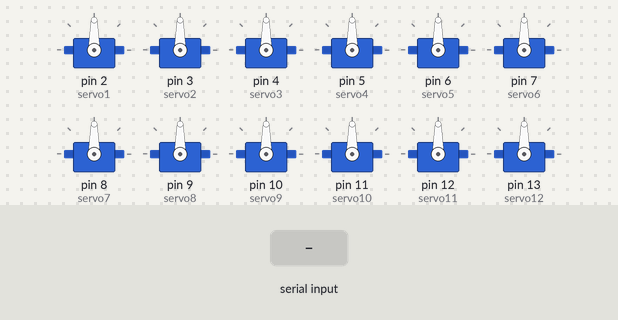
Bench run of a sketch on a simulated Arduino Uno, built with avr-gcc and run on an emulated ATmega328P. On the bench: 12 × servo. The test bench sets the inputs (shaded band). What the sketch prints to the serial monitor is not drawn.

Above: at 1.2 s.
1.3 s: "f" received over Serial
At 3.5 s:
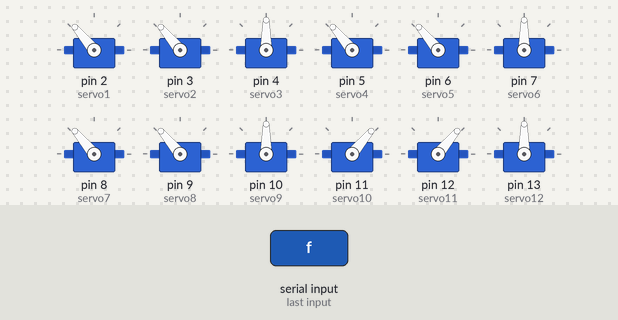
4.3 s: "1" received over Serial
At 4.5 s:
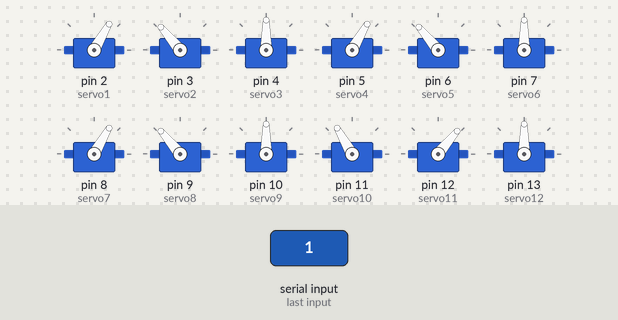
6.2 s: "2" received over Serial
At 7.3 s:
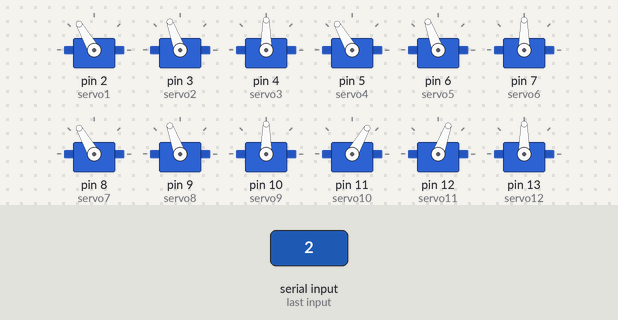
8.1 s: "3" received over Serial
At 9.7 s:
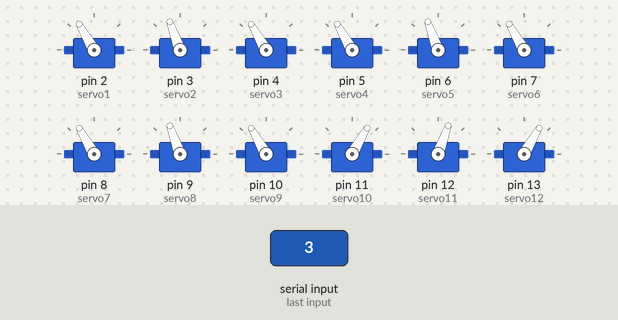
10.0 s: "b" received over Serial
At 10.3 s:
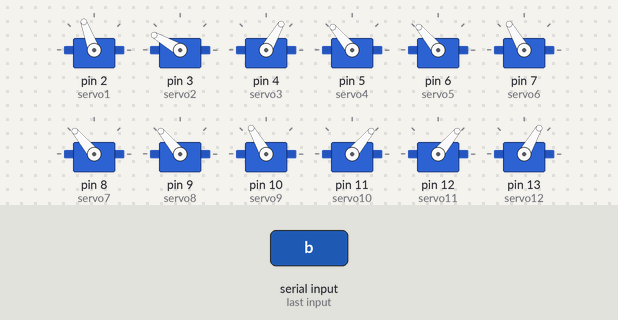
13.0 s: "l" received over Serial
At 13.3 s:
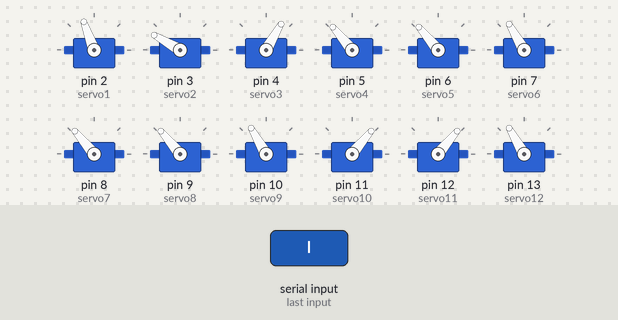
Timing chart, 0 to 16.0 s (numbered marks = the images above; inputs shaded):
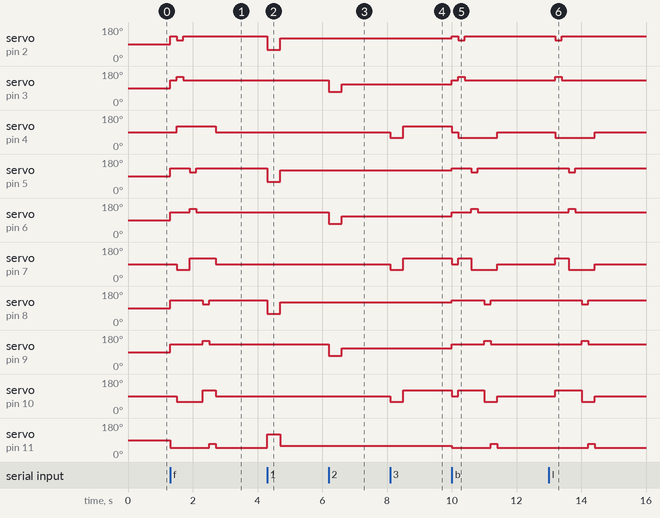

Measured:
- after the input at 1.3 s, servo on pin 2 (servo1): 90° → 130° at once, → 110° 0.20 s later, → 130° 0.20 s later; servo on pin 3 (servo2): 90° → 130° at once, → 150° 0.20 s later, → 130° 0.20 s later
- after the input at 4.3 s, servo on pin 2 (servo1), servo on pin 5 (servo4), servo on pin 8 (servo7): 130° → 60° at once, → 120° 0.40 s later; servo on pin 11 (servo10): 50° → 120° at once, → 60° 0.40 s later
- after the input at 6.2 s, servo on pin 3 (servo2), servo on pin 6 (servo5), servo on pin 9 (servo8): 130° → 70° at once, → 110° 0.40 s later; servo on pin 12 (servo11): 50° → 110° at once, → 70° 0.40 s later
- after the input at 8.1 s, servo on pin 4 (servo3), servo on pin 7 (servo6), servo on pin 10 (servo9): 90° → 60° at once, → 120° 0.40 s later; servo on pin 13 (servo12): 90° → 120° at once, → 60° 0.40 s later
- after the input at 10.0 s, servo on pin 2 (servo1): 120° → 130° at once, → 110° 0.20 s later, → 130° 0.20 s later; servo on pin 3 (servo2): 110° → 130° at once, → 150° 0.20 s later, → 130° 0.20 s later
- after the input at 13.0 s, servo on pin 2 (servo1): 130° → 110° after 0.20 s, → 130° 0.20 s later; servo on pin 3 (servo2): 130° → 150° after 0.20 s, → 130° 0.20 s later

The sketch:

Spider_18_DOF_2.ino
```cpp
// Spider 18 DOF version 2
// November 2015 by Bob Davis
// Mapped as D2 is servo1
// Mapped as D3 is servo2
// Etc.

#include <Servo.h>
// Define our Servo's
Servo servo1; // LF Lower Leg
Servo servo2; // LF Middle Leg
Servo servo3; // LF hip
Servo servo4; // LM Lower leg
Servo servo5; // LM Middle Leg
Servo servo6; // LM Hip
Servo servo7; // LR Lower Leg
Servo servo8; // LR Middle Leg
Servo servo9; // LR hip
Servo servo10; // RR Lower leg
Servo servo11; // RR Middle leg
Servo servo12; // RR hip
Servo servo13; // RM Lower Leg
Servo servo14; // RM Middle leg
Servo servo15; // RM hip
Servo servo16; // RF Lower leg
Servo servo17; // RF Middle Leg
Servo servo18; // RF hip
int twait=100; // Sets time delay between steps

int walkf[18][8] = {
// 0  Leg1 Leg6 Leg2 Leg5 Leg3 Leg4  0
{130, 110, 130, 130, 130, 130, 130, 130},
{130, 150, 130, 130, 130, 130, 130, 130},
{ 90, 120, 120, 120, 120, 120, 120,  90},
{130, 130, 130, 110, 130, 130, 130, 130},
{130, 130, 130, 150, 130, 130, 130, 130},
{ 90,  60,  60, 120, 120, 120, 120,  90},
{130, 130, 130, 130, 130, 110, 130, 130},
{130, 130, 130, 130, 130, 150, 130, 130},
{ 90,  60,  60,  60,  60, 120, 120,  90},
{ 50,  50,  50,  50,  50,  50,  70,  50},
{ 50,  50,  50,  50,  50,  50,  30,  50},
{ 90, 120, 120, 120, 120, 120,  60,  90},
{ 50,  50,  50,  50,  70,  50,  50,  50},
{ 50,  50,  50,  50,  30,  50,  50,  50},
{ 90, 120, 120, 120,  60,  60,  60,  90},
{ 50,  50,  70,  50,  50,  50,  50,  50},
{ 50,  50,  30,  50,  50,  50,  50,  50},
{ 90, 120,  60,  60,  60,  60,  60,  90},
};

int walkb[18][8] = {
// 0  Leg1 Leg6 Leg2 Leg5 Leg3 Leg4  0
{130, 110, 130, 130, 130, 130, 130, 130},
{130, 150, 130, 130, 130, 130, 130, 130},
{ 90,  60,  60,  60,  60,  60,  60,  90},
{130, 130, 130, 110, 130, 130, 130, 130},
{130, 130, 130, 150, 130, 130, 130, 130},
{ 90, 120, 120,  60,  60,  60,  60,  90},
{130, 130, 130, 130, 130, 110, 130, 130},
{130, 130, 130, 130, 130, 150, 130, 130},
{ 90, 120, 120, 120, 120,  60,  60,  90},
{ 50,  50,  50,  50,  50,  50,  70,  50},
{ 50,  50,  50,  50,  50,  50,  30,  50},
{ 90,  60,  60,  60,  60,  60, 120,  90},
{ 50,  50,  50,  50,  70,  50,  50,  50},
{ 50,  50,  50,  50,  30,  50,  50,  50},
{ 90,  60,  60,  60, 120, 120, 120,  90},
{ 50,  50,  70,  50,  50,  50,  50,  50},
{ 50,  50,  30,  50,  50,  50,  50,  50},
{ 90,  60, 120, 120, 120, 120, 120,  90},
};

int turnr[18][8] = {
// 0  Leg1 Leg6 Leg2 Leg5 Leg3 Leg4  0
{130, 110, 130, 130, 130, 130, 130, 130},
{130, 150, 130, 130, 130, 130, 130, 130},
{ 90, 120, 120, 120, 120, 120, 120,  90},
{130, 130, 130, 110, 130, 130, 130, 130},
{130, 130, 130, 150, 130, 130, 130, 130},
{ 90,  60,  60, 120, 120, 120, 120,  90},
{130, 130, 130, 130, 130, 110, 130, 130},
{130, 130, 130, 130, 130, 150, 130, 130},
{ 90,  60,  60,  60,  60, 120, 120,  90},
{ 50,  50,  50,  50,  50,  50,  70,  50},
{ 50,  50,  50,  50,  50,  50,  30,  50},
{ 90,  60,  60,  60,  60,  60, 120,  90},
{ 50,  50,  50,  50,  70,  50,  50,  50},
{ 50,  50,  50,  50,  30,  50,  50,  50},
{ 90,  60,  60,  60, 120, 120, 120,  90},
{ 50,  50,  70,  50,  50,  50,  50,  50},
{ 50,  50,  30,  50,  50,  50,  50,  50},
{ 90,  60, 120, 120, 120, 120, 120,  90},
};

int turnl[18][8] = {
// 0  Leg1 Leg6 Leg2 Leg5 Leg3 Leg4  0
{130, 110, 130, 130, 130, 130, 130, 130},
{130, 150, 130, 130, 130, 130, 130, 130},
{ 90,  60,  60,  60,  60,  60,  60,  90},
{130, 130, 130, 110, 130, 130, 130, 130},
{130, 130, 130, 150, 130, 130, 130, 130},
{ 90, 120, 120,  60,  60,  60,  60,  90},
{130, 130, 130, 130, 130, 110, 130, 130},
{130, 130, 130, 130, 130, 150, 130, 130},
{ 90, 120, 120, 120, 120,  60,  60,  90},
{ 50,  50,  50,  50,  50,  50,  70,  50},
{ 50,  50,  50,  50,  50,  50,  30,  50},
{ 90, 120, 120, 120, 120, 120,  60,  90},
{ 50,  50,  50,  50,  70,  50,  50,  50},
{ 50,  50,  50,  50,  30,  50,  50,  50},
{ 90, 120, 120, 120,  60,  60,  60,  90},
{ 50,  50,  70,  50,  50,  50,  50,  50},
{ 50,  50,  30,  50,  50,  50,  50,  50},
{ 90, 120,  60,  60,  60,  60,  60,  90},
};

void setup() {
  servo1.attach(2); // servo on digital pin 2
  servo2.attach(3); // servo on digital pin 3
  servo3.attach(4); // servo on digital pin 4
  servo4.attach(5); // servo on digital pin 5
  servo5.attach(6); // servo on digital pin 6
  servo6.attach(7); // servo on digital pin 7
  servo7.attach(8); // servo on digital pin 8
  servo8.attach(9); // servo on digital pin 9
  servo9.attach(10); // servo on digital pin 10
  servo10.attach(11); // servo on digital pin 11
  servo11.attach(12); // servo on digital pin 12
  servo12.attach(13); // servo on digital pin 13
  servo13.attach(14); // servo on digital pin 14-A0
  servo14.attach(15); // servo on digital pin 15-A1
  servo15.attach(16); // servo on digital pin 16-A2
  servo16.attach(17); // servo on digital pin 17-A3
  servo17.attach(18); // servo on digital pin 18-A4
  servo18.attach(19); // servo on digital pin 19-A5
  Serial.begin(9600);
  Serial.print("Ready");
}

void loop(){
  if ( Serial.available()) {
    char sinch = Serial.read();
    // Test out the servos 6 at a time
    switch(sinch) {
      case 'u': // rise up to 90 degrees
        servo1.write(90); servo2.write(90); servo3.write(90);
        servo4.write(90); servo5.write(90); servo6.write(90);
        servo7.write(90); servo8.write(90); servo9.write(90);
        servo10.write(90); servo11.write(90); servo12.write(90);
        servo13.write(90); servo14.write(90); servo15.write(90);
        servo16.write(90); servo17.write(90); servo18.write(90);
        break;
      case 'd': // Return to down position
        servo1.write(130); servo2.write(130); servo3.write(90);
        servo4.write(130); servo5.write(130); servo6.write(90);
        servo7.write(130); servo8.write(130); servo9.write(90);
        servo10.write(50); servo11.write(50); servo12.write(90);
        servo13.write(50); servo14.write(50); servo15.write(90);
        servo16.write(50); servo17.write(50); servo18.write(90);
        break;
      case '1': //1 Key - Ankles
        servo1.write(60); servo4.write(60); servo7.write(60);
        servo10.write(120); servo13.write(120); servo16.write(120);
        delay(twait*4);
        servo1.write(120); servo4.write(120); servo7.write(120);
        servo10.write(60); servo13.write(60); servo16.write(60);
        delay(twait*4);
        break;
      case '2': //2 Key - Knees
        servo2.write(70); servo5.write(70); servo8.write(70);
        servo11.write(110); servo14.write(110); servo17.write(110);
        delay(twait*4);
        servo2.write(110); servo5.write(110); servo8.write(110);
        servo11.write(70); servo14.write(70); servo17.write(70);
         delay(twait*4);
        break;
      case '3': //3 Key - Hips
        servo3.write(60); servo6.write(60); servo9.write(60);
        servo12.write(120); servo15.write(120); servo18.write(120);
        delay(twait*4);
        servo3.write(120); servo6.write(120); servo9.write(120);
        servo12.write(60); servo15.write(60); servo18.write(60);
        delay(twait*4);
        break;
      // Sequential operations
      case 'f': // forward key
        for (int i=0; i<8; i++){
          servo1.write(walkf[0][i]);
          servo2.write(walkf[1][i]);
          servo3.write(walkf[2][i]);
          servo4.write(walkf[3][i]);
          servo5.write(walkf[4][i]);
          servo6.write(walkf[5][i]);
          servo7.write(walkf[6][i]);
          servo8.write(walkf[7][i]);
          servo9.write(walkf[8][i]);
          servo10.write(walkf[9][i]);
          servo11.write(walkf[10][i]);
          servo12.write(walkf[11][i]);
          servo13.write(walkf[12][i]);
          servo14.write(walkf[13][i]);
          servo15.write(walkf[14][i]);
          servo16.write(walkf[15][i]);
          servo17.write(walkf[16][i]);
          servo18.write(walkf[17][i]);
          delay(twait*2);
        }
        break;
      case 'b':  // back key
        for (int i=0; i<8; i++){
          servo1.write(walkb[0][i]);
          servo2.write(walkb[1][i]);
          servo3.write(walkb[2][i]);
          servo4.write(walkb[3][i]);
          servo5.write(walkb[4][i]);
          servo6.write(walkb[5][i]);
          servo7.write(walkb[6][i]);
          servo8.write(walkb[7][i]);
          servo9.write(walkb[8][i]);
          servo10.write(walkb[9][i]);
          servo11.write(walkb[10][i]);
          servo12.write(walkb[11][i]);
          servo13.write(walkb[12][i]);
          servo14.write(walkb[13][i]);
          servo15.write(walkb[14][i]);
          servo16.write(walkb[15][i]);
          servo17.write(walkb[16][i]);
          servo18.write(walkb[17][i]);
          delay(twait*2);
        }
        break;
      case 'l': // left key;
        for (int i=0; i<8; i++){
          servo1.write(turnl[0][i]);
          servo2.write(turnl[1][i]);
          servo3.write(turnl[2][i]);
          servo4.write(turnl[3][i]);
          servo5.write(turnl[4][i]);
          servo6.write(turnl[5][i]);
          servo7.write(turnl[6][i]);
          servo8.write(turnl[7][i]);
          servo9.write(turnl[8][i]);
          servo10.write(turnl[9][i]);
          servo11.write(turnl[10][i]);
          servo12.write(turnl[11][i]);
          servo13.write(turnl[12][i]);
          servo14.write(turnl[13][i]);
          servo15.write(turnl[14][i]);
          servo16.write(turnl[15][i]);
          servo17.write(turnl[16][i]);
          servo18.write(turnl[17][i]);
          delay(twait*2);
        }
        break;
      case 'r': // right key;
        for (int i=0; i<8; i++){
          servo1.write(turnr[0][i]);
          servo2.write(turnr[1][i]);
          servo3.write(turnr[2][i]);
          servo4.write(turnr[3][i]);
          servo5.write(turnr[4][i]);
          servo6.write(turnr[5][i]);
          servo7.write(turnr[6][i]);
          servo8.write(turnr[7][i]);
          servo9.write(turnr[8][i]);
          servo10.write(turnr[9][i]);
          servo11.write(turnr[10][i]);
          servo12.write(turnr[11][i]);
          servo13.write(turnr[12][i]);
          servo14.write(turnr[13][i]);
          servo15.write(turnr[14][i]);
          servo16.write(turnr[15][i]);
          servo17.write(turnr[16][i]);
          servo18.write(turnr[17][i]);
          delay(twait*2);
        }
        break;
    }
  }
}  // End of program
```
